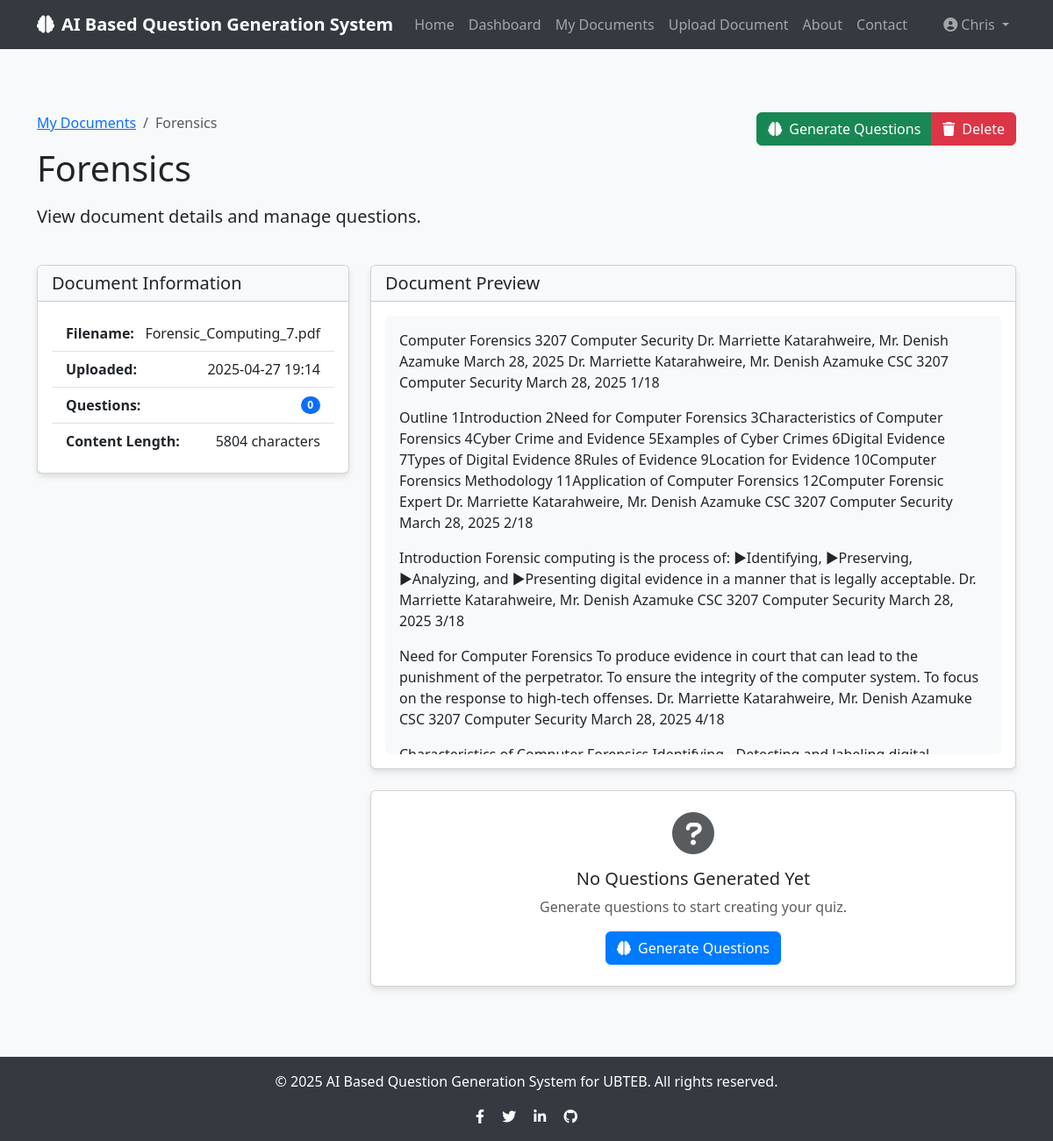
/documents/2 (signed in), run on the app's committed database.
### app/models/user.py (models this page shows, shortened)
class User(db.Model, UserMixin):
    __tablename__ = 'users'
    id = db.Column(db.Integer, primary_key=True)
    username = db.Column(db.String(50), unique=True, nullable=False)
    email = db.Column(db.String(120), unique=True, nullable=False)
    password = db.Column(db.String(60), nullable=False)
    created_at = db.Column(db.DateTime, default=datetime.utcnow)
    documents = db.relationship('Document', backref='author', lazy=True,
                               foreign_keys='Document.user_id', cascade="all, delete-orphan")
    questions = db.relationship('Question', backref='author', lazy=True, cascade="all, delete-orphan")
    courses = db.relationship('Course', backref='user', lazy=True, cascade="all, delete-orphan")
    chats = db.relationship('Chat', backref='user', lazy=True, cascade="all, delete-orphan")

### app/models/document.py (models this page shows, shortened)
class Document(db.Model):
    __tablename__ = 'documents'  # Make sure this is plural
    id = db.Column(db.Integer, primary_key=True)
    title = db.Column(db.String(100), nullable=False)
    filename = db.Column(db.String(100), nullable=False)
    file_path = db.Column(db.String(255), nullable=False)
    content = db.Column(db.Text, nullable=False)
    document_type = db.Column(db.String(20), nullable=False, default='note')  # 'note' or 'paper'
    created_at = db.Column(db.DateTime, default=datetime.utcnow)
    updated_at = db.Column(db.DateTime, default=datetime.utcnow, onupdate=datetime.utcnow)
    user_id = db.Column(db.Integer, db.ForeignKey('users.id'), nullable=False)
    course_id = db.Column(db.Integer, db.ForeignKey('courses.id'), nullable=True)

### app/routes/questions.py (the view)
@questions.route('/documents/<int:document_id>')
@login_required
def view_document(document_id):
    document = Document.query.get_or_404(document_id)
    if document.user_id != current_user.id:
        flash('You do not have permission to view this document.', 'danger')
        return redirect(url_for('questions.list_documents'))
    return render_template('questions/view_document.html', document=document)

### app/models/user.py (called while the page is built)
@login_manager.user_loader
def load_user(user_id):
    return User.query.get(int(user_id))

### app/templates/questions/view_document.html (shortened to what this page needs)
{% extends "base.html" %}
{% block content %}
<div class="container py-5">
    <div class="row mb-4">
        <div class="col-md-8">
            <nav aria-label="breadcrumb">
                <ol class="breadcrumb">
                    <li class="breadcrumb-item"><a href="{{ url_for('questions.list_documents') }}">My Documents</a></li>
                    <li class="breadcrumb-item active" aria-current="page">{{ document.title }}</li>
                </ol>
            </nav>
            <h1 class="mb-3">{{ document.title }}</h1>
            <p class="lead">View document details and manage questions.</p>
        </div>
        <div class="col-md-4 text-end">
            <div class="btn-group" role="group">
                <a href="{{ url_for('questions.generate_questions_form', document_id=document.id) }}" class="btn btn-success">
                    <i class="fas fa-brain me-2"></i>Generate Questions
                </a>
                <button type="button" class="btn btn-danger" data-bs-toggle="modal" data-bs-target="#deleteDocumentModal">
                    <i class="fas fa-trash me-2"></i>Delete
                </button>
            </div>
        </div>
    </div>
    <div class="row">
        <div class="col-md-4">
            <div class="card mb-4">
                <div class="card-header bg-light">
                    <h5 class="mb-0">Document Information</h5>
                </div>
                <div class="card-body">
                    <ul class="list-group list-group-flush">
                        <li class="list-group-item d-flex justify-content-between align-items-center">
                            <span><strong>Filename:</strong></span>
                            <span>{{ document.filename }}</span>
                        </li>
                        <li class="list-group-item d-flex justify-content-between align-items-center">
                            <span><strong>Uploaded:</strong></span>
                            <span>{{ document.created_at.strftime('%Y-%m-%d %H:%M') }}</span>
                        </li>
                        <li class="list-group-item d-flex justify-content-between align-items-center">
                            <span><strong>Questions:</strong></span>
                            <span class="badge bg-primary rounded-pill">{{ document.questions|length }}</span>
                        </li>
                        <li class="list-group-item d-flex justify-content-between align-items-center">
                            <span><strong>Content Length:</strong></span>
                            <span>{{ document.content|length }} characters</span>
                        </li>
                    </ul>
                </div>
            </div>
        </div>
        <div class="col-md-8">
            <div class="card">
                <div class="card-header bg-light">
                    <h5 class="mb-0">Document Preview</h5>
                </div>
                <div class="card-body">
                    <div class="document-preview p-3 bg-light rounded" style="max-height: 500px; overflow-y: auto;">
                        {% set paragraphs = document.content.split('\n\n') %}
                        {% for paragraph in paragraphs[:10] %}
                            {% if paragraph.strip() %}
                                <p>{{ paragraph }}</p>
                            {% endif %}
                        {% endfor %}
                    </div>
                </div>
            </div>
            {% if document.questions %}
                <div class="card mt-4">
                    <div class="card-header bg-light">
                        <div class="d-flex justify-content-between align-items-center">
                            <h5 class="mb-0">Recent Questions</h5>
                            <a href="{{ url_for('questions.view_questions', document_id=document.id) }}" class="btn btn-sm btn-primary">View All</a>
                        </div>
                    </div>
                    <div class="card-body">
                        <div class="list-group">
                            {% for question in document.questions|sort(attribute='created_at', reverse=True)|batch(5)|first|default([]) %}
                                <div class="list-group-item">
                                    <div class="d-flex w-100 justify-content-between">
                                        <h6 class="mb-1">
                                            <span class="badge {% if question.question_type == 'multiple_choice' %}bg-info{% else %}bg-success{% endif %} me-2">
                                                {{ question.question_type|replace('_', ' ')|title }}
                                            </span>
                                            {{ question.content }}
                                        </h6>
                                        <small class="text-muted">{{ question.difficulty|title }}</small>
                                    </div>
                                    <p class="mb-1">
                                        <strong>Answer:</strong> {{ question.answer }}
                                    </p>
                                    <div class="d-flex justify-content-end">
                                        <a href="{{ url_for('questions.edit_question', question_id=question.id) }}" class="btn btn-sm btn-outline-primary">Edit</a>
                                    </div>
                                </div>
                            {% endfor %}
                        </div>
                    </div>
                </div>
            {% else %}
                <div class="card mt-4">
                    <div class="card-body text-center py-4">
                        <i class="fas fa-question-circle fa-3x text-muted mb-3"></i>
                        <h5>No Questions Generated Yet</h5>
                        <p class="text-muted mb-3">Generate questions to start creating your quiz.</p>
                        <a href="{{ url_for('questions.generate_questions_form', document_id=document.id) }}" class="btn btn-primary">
                            <i class="fas fa-brain me-2"></i>Generate Questions
                        </a>
                    </div>
                </div>
            {% endif %}
        </div>
    </div>
</div>
{% endblock %}

### app/templates/base.html (shortened to what this page needs)
<!DOCTYPE html>
<html lang="en">
<head>
    <link href="https://cdn.jsdelivr.net/npm/bootstrap@5.3.0/dist/css/bootstrap.min.css" rel="stylesheet">
    <link rel="stylesheet" href="https://cdnjs.cloudflare.com/ajax/libs/font-awesome/6.0.0/css/all.min.css">
</head>
<body>
    <nav class="navbar navbar-expand-lg navbar-dark mb-4">
        <div class="container">
            <a class="navbar-brand" href="{{ url_for('main.index') }}">
                <i class="fas fa-brain me-2"></i>AI Based Question Generation System
            </a>
            <div class="collapse navbar-collapse" id="navbarNav">
                <ul class="navbar-nav me-auto">
                    <li class="nav-item">
                        <a class="nav-link" href="{{ url_for('main.index') }}">Home</a>
                    </li>
                    {% if current_user.is_authenticated %}
                    <li class="nav-item">
                        <a class="nav-link" href="{{ url_for('main.dashboard') }}">Dashboard</a>
                    </li>
                    <li class="nav-item">
                        <a class="nav-link" href="{{ url_for('questions.list_documents') }}">My Documents</a>
                    </li>
                    <li class="nav-item">
                        <a class="nav-link" href="{{ url_for('questions.upload_document') }}">Upload Document</a>
                    </li>
                    {% endif %}
                    <li class="nav-item">
                        <a class="nav-link" href="{{ url_for('main.about') }}">About</a>
                    </li>
                    <li class="nav-item">
                        <a class="nav-link" href="{{ url_for('main.contact') }}">Contact</a>
                    </li>
                </ul>
                <ul class="navbar-nav">
                    {% if current_user.is_authenticated %}
                    <li class="nav-item dropdown">
                        <a class="nav-link dropdown-toggle" href="#" id="navbarDropdown" role="button" data-bs-toggle="dropdown" aria-expanded="false">
                            <i class="fas fa-user-circle me-1"></i>{{ current_user.username }}
                        </a>
                    </li>
                    {% endif %}
                </ul>
            </div>
        </div>
    </nav>
    <div class="content">
        {% block content %}{% endblock %}
    </div>
    <footer class="footer text-center">
        <div class="container">
            <div class="row">
                <div class="col-md-12">
                    <p>&copy; 2025 AI Based Question Generation System for UBTEB. All rights reserved.</p>
                    <div class="social-icons">
                        <a href="#" class="text-white me-3"><i class="fab fa-facebook-f"></i></a>
                        <a href="#" class="text-white me-3"><i class="fab fa-twitter"></i></a>
                        <a href="#" class="text-white me-3"><i class="fab fa-linkedin-in"></i></a>
                        <a href="#" class="text-white"><i class="fab fa-github"></i></a>
                    </div>
                </div>
            </div>
        </div>
    </footer>
</body>
</html>

### app/templates/base.html (style rules this page uses)
body { min-height: 100vh; display: flex; flex-direction: column; background-color: #f8f9fa; }
.content { flex: 1; }
.navbar { background-color: #343a40; }
.navbar-brand { font-weight: bold; color: #ffffff; }
.footer { background-color: #343a40; color: #ffffff; padding: 1rem 0; margin-top: 2rem; }
.card { box-shadow: 0 4px 6px rgba(0, 0, 0, 0.1); transition: all 0.3s ease; }
.btn-primary { background-color: #007bff; border-color: #007bff; }

### data on the page
User: username "Chris"
Document: title "Forensics", filename "Forensic_Computing_7.pdf", created_at "2025-04-27 19:14"

### other printed values
{{ document.questions|length }} "0"
{{ document.content|length }} "5804"
{{ paragraph }} "Computer Forensics 3207 Computer Security Dr. Marriette Katarahweire, Mr. Denish Azamuke March 28, 2025 Dr. Marriette Katarahweire, Mr. Denish Azamuke CSC 3207 Computer Security March 28, 2025 1/18"
